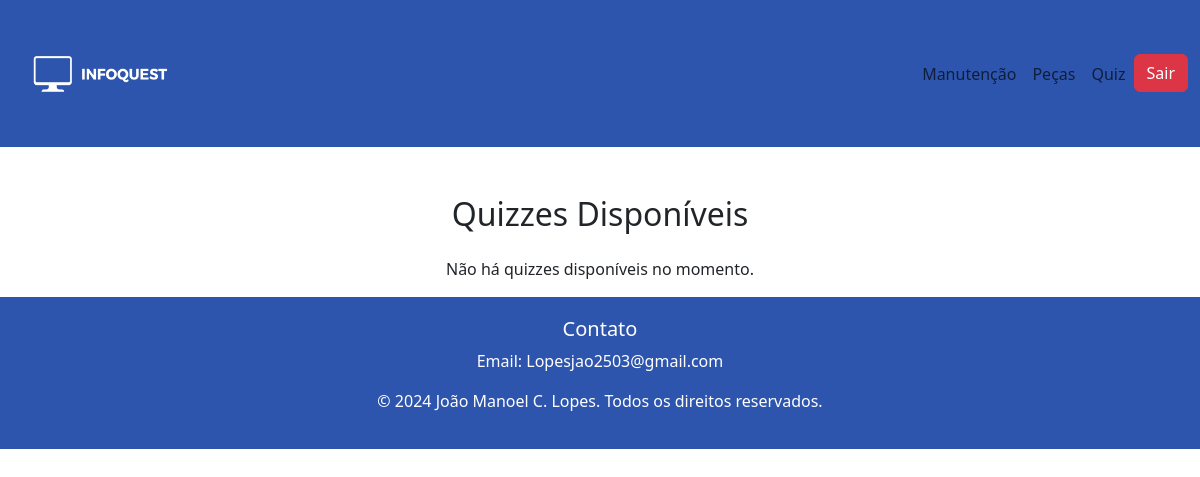
The page /View/exibir_quizzes.php (signed in) on the database as committed earlier.
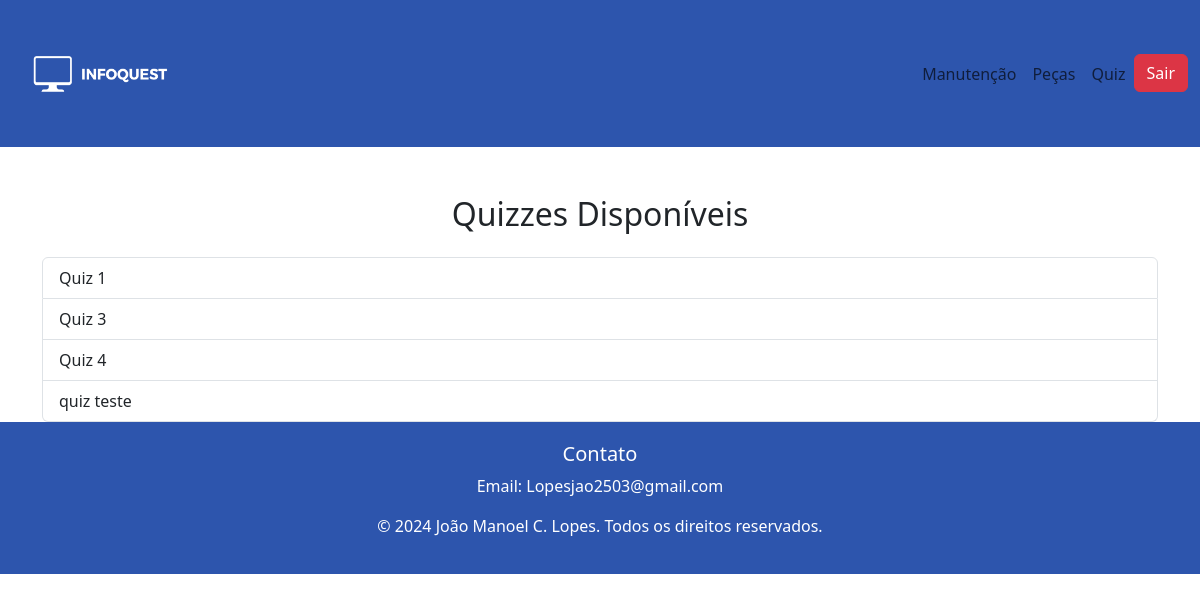
The same page on the database as committed later.
### tables this page shows
CREATE TABLE `quizzes` (
  `id` int(11) NOT NULL,
  `nome_quiz` varchar(255) NOT NULL,
  `professor_id` int(11) NOT NULL
);

### View/exibir_quizzes.php (the view, shortened to what this page needs)
<?php
$pdo = new PDO("mysql:host=localhost;dbname=bdinfoquest;charset=utf8", "root", "");
$stmt = $pdo->prepare("SELECT * FROM quizzes");
$stmt->execute();
$quizzes = $stmt->fetchAll(PDO::FETCH_ASSOC);
?>
<!DOCTYPE html>
<html lang="pt-BR">
<head>
    <link rel="stylesheet" href="https://cdn.jsdelivr.net/npm/bootstrap@5.3.0-alpha1/dist/css/bootstrap.min.css">
</head>
<body>
    <?php require_once "navbar.php"; ?>
    <div class="container mt-5">
        <h2 class="text-center mb-4">Quizzes Disponíveis</h2>
        <?php if (count($quizzes) > 0): ?>
            <div class="list-group">
                <?php foreach ($quizzes as $quiz): ?>
                    <a href="responderQuiz.php?quiz_id=<?php echo $quiz['id']; ?>" class="list-group-item list-group-item-action">
                        <?php echo htmlspecialchars($quiz['nome_quiz']); ?>
                    </a>
                <?php endforeach; ?>
            </div>
        <?php else: ?>
            <p class="text-center">Não há quizzes disponíveis no momento.</p>
        <?php endif; ?>
    </div>
    <footer><?php require_once "footer.php"; ?></footer>
</body>
</html>

Rows that differ between the two databases and show on the page:
added quizzes: nome_quiz "Quiz 1"
added quizzes: nome_quiz "Quiz 3"
added quizzes: nome_quiz "Quiz 4"
added quizzes: nome_quiz "quiz teste"
Other text that changed with them:
text no longer shown: "Não há quizzes disponíveis no momento."
